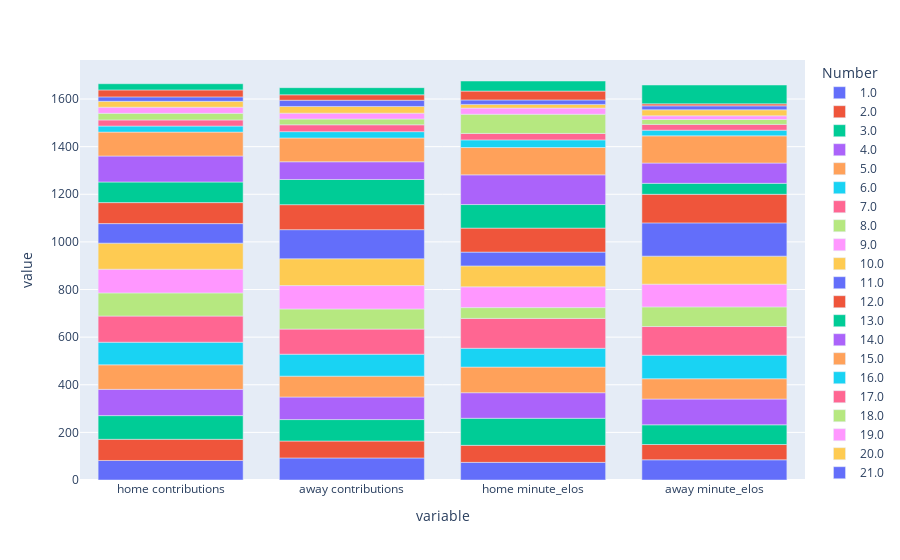

Notebook code for this chart:
### Code cell
long_players = all_players[['Number', 'home contributions', 'away contributions', 'home minute_elos', 'away minute_elos']].melt(id_vars = 'Number')
fig = px.bar(long_players, x="variable", y="value", color = 'Number')
fig.show()

### Figure 1 — Plotly figure (JSON) as saved in the notebook; plotly's stock layout.template omitted (floating-point values rounded to 4 significant figures)
{"data": [{"alignmentgroup": "True", "hovertemplate": "Number=1.0<br>variable=%{x}<br>value=%{y}<extra></extra>", "legendgroup": "1.0", "marker": {"color": "#636efa", "pattern": {"shape": ""}}, "name": "1.0", "offsetgroup": "1.0", "orientation": "v", "showlegend": true, "textposition": "auto", "type": "bar", "x": ["home contributions", "away contributions", "home minute_elos", "away minute_elos"], "xaxis": "x", "y": [82.03, 92.57, 74.07, 84.89], "yaxis": "y"}, {"alignmentgroup": "True", "hovertemplate": "Number=2.0<br>variable=%{x}<br>value=%{y}<extra></extra>", "legendgroup": "2.0", "marker": {"color": "#EF553B", "pattern": {"shape": ""}}, "name": "2.0", "offsetgroup": "2.0", "orientation": "v", "showlegend": true, "textposition": "auto", "type": "bar", "x": ["home contributions", "away contributions", "home minute_elos", "away minute_elos"], "xaxis": "x", "y": [88.9, 71.1, 71.49, 64.21], "yaxis": "y"}, {"alignmentgroup": "True", "hovertemplate": "Number=3.0<br>variable=%{x}<br>value=%{y}<extra></extra>", "legendgroup": "3.0", "marker": {"color": "#00cc96", "pattern": {"shape": ""}}, "name": "3.0", "offsetgroup": "3.0", "orientation": "v", "showlegend": true, "textposition": "auto", "type": "bar", "x": ["home contributions", "away contributions", "home minute_elos", "away minute_elos"], "xaxis": "x", "y": [99.49, 90.15, 113.7, 82.67], "yaxis": "y"}, {"alignmentgroup": "True", "hovertemplate": "Number=4.0<br>variable=%{x}<br>value=%{y}<extra></extra>", "legendgroup": "4.0", "marker": {"color": "#ab63fa", "pattern": {"shape": ""}}, "name": "4.0", "offsetgroup": "4.0", "orientation": "v", "showlegend": true, "textposition": "auto", "type": "bar", "x": ["home contributions", "away contributions", "home minute_elos", "away minute_elos"], "xaxis": "x", "y": [110.3, 94.72, 107.3, 108.3], "yaxis": "y"}, {"alignmentgroup": "True", "hovertemplate": "Number=5.0<br>variable=%{x}<br>value=%{y}<extra></extra>", "legendgroup": "5.0", "marker": {"color": "#FFA15A", "pattern": {"shape": ""}}, "name": "5.0", "offsetgroup": "5.0", "orientation": "v", "showlegend": true, "textposition": "auto", "type": "bar", "x": ["home contributions", "away contributions", "home minute_elos", "away minute_elos"], "xaxis": "x", "y": [103.1, 87.56, 107.6, 85.25], "yaxis": "y"}, {"alignmentgroup": "True", "hovertemplate": "Number=6.0<br>variable=%{x}<br>value=%{y}<extra></extra>", "legendgroup": "6.0", "marker": {"color": "#19d3f3", "pattern": {"shape": ""}}, "name": "6.0", "offsetgroup": "6.0", "orientation": "v", "showlegend": true, "textposition": "auto", "type": "bar", "x": ["home contributions", "away contributions", "home minute_elos", "away minute_elos"], "xaxis": "x", "y": [94.9, 92.23, 79.0, 98.9], "yaxis": "y"}, {"alignmentgroup": "True", "hovertemplate": "Number=7.0<br>variable=%{x}<br>value=%{y}<extra></extra>", "legendgroup": "7.0", "marker": {"color": "#FF6692", "pattern": {"shape": ""}}, "name": "7.0", "offsetgroup": "7.0", "orientation": "v", "showlegend": true, "textposition": "auto", "type": "bar", "x": ["home contributions", "away contributions", "home minute_elos", "away minute_elos"], "xaxis": "x", "y": [109.9, 105.3, 125.6, 120.4], "yaxis": "y"}, {"alignmentgroup": "True", "hovertemplate": "Number=8.0<br>variable=%{x}<br>value=%{y}<extra></extra>", "legendgroup": "8.0", "marker": {"color": "#B6E880", "pattern": {"shape": ""}}, "name": "8.0", "offsetgroup": "8.0", "orientation": "v", "showlegend": true, "textposition": "auto", "type": "bar", "x": ["home contributions", "away contributions", "home minute_elos", "away minute_elos"], "xaxis": "x", "y": [97.2, 84.67, 45.26, 82.43], "yaxis": "y"}, {"alignmentgroup": "True", "hovertemplate": "Number=9.0<br>variable=%{x}<br>value=%{y}<extra></extra>", "legendgroup": "9.0", "marker": {"color": "#FF97FF", "pattern": {"shape": ""}}, "name": "9.0", "offsetgroup": "9.0", "orientation": "v", "showlegend": true, "textposition": "auto", "type": "bar", "x": ["home contributions", "away contributions", "home minute_elos", "away minute_elos"], "xaxis": "x", "y": [99.65, 98.17, 87.17, 95.57], "yaxis": "y"}, {"alignmentgroup": "True", "hovertemplate": "Number=10.0<br>variable=%{x}<br>value=%{y}<extra></extra>", "legendgroup": "10.0", "marker": {"color": "#FECB52", "pattern": {"shape": ""}}, "name": "10.0", "offsetgroup": "10.0", "orientation": "v", "showlegend": true, "textposition": "auto", "type": "bar", "x": ["home contributions", "away contributions", "home minute_elos", "away minute_elos"], "xaxis": "x", "y": [109.4, 112.7, 87.95, 117.7], "yaxis": "y"}, {"alignmentgroup": "True", "hovertemplate": "Number=11.0<br>variable=%{x}<br>value=%{y}<extra></extra>", "legendgroup": "11.0", "marker": {"color": "#636efa", "pattern": {"shape": ""}}, "name": "11.0", "offsetgroup": "11.0", "orientation": "v", "showlegend": true, "textposition": "auto", "type": "bar", "x": ["home contributions", "away contributions", "home minute_elos", "away minute_elos"], "xaxis": "x", "y": [82.1, 122.2, 57.92, 139.6], "yaxis": "y"}, {"alignmentgroup": "True", "hovertemplate": "Number=12.0<br>variable=%{x}<br>value=%{y}<extra></extra>", "legendgroup": "12.0", "marker": {"color": "#EF553B", "pattern": {"shape": ""}}, "name": "12.0", "offsetgroup": "12.0", "orientation": "v", "showlegend": true, "textposition": "auto", "type": "bar", "x": ["home contributions", "away contributions", "home minute_elos", "away minute_elos"], "xaxis": "x", "y": [88.2, 105.1, 100.8, 120.1], "yaxis": "y"}, {"alignmentgroup": "True", "hovertemplate": "Number=13.0<br>variable=%{x}<br>value=%{y}<extra></extra>", "legendgroup": "13.0", "marker": {"color": "#00cc96", "pattern": {"shape": ""}}, "name": "13.0", "offsetgroup": "13.0", "orientation": "v", "showlegend": true, "textposition": "auto", "type": "bar", "x": ["home contributions", "away contributions", "home minute_elos", "away minute_elos"], "xaxis": "x", "y": [86.56, 105.7, 98.93, 46.23], "yaxis": "y"}, {"alignmentgroup": "True", "hovertemplate": "Number=14.0<br>variable=%{x}<br>value=%{y}<extra></extra>", "legendgroup": "14.0", "marker": {"color": "#ab63fa", "pattern": {"shape": ""}}, "name": "14.0", "offsetgroup": "14.0", "orientation": "v", "showlegend": true, "textposition": "auto", "type": "bar", "x": ["home contributions", "away contributions", "home minute_elos", "away minute_elos"], "xaxis": "x", "y": [109.1, 74.42, 124.7, 85.05], "yaxis": "y"}, {"alignmentgroup": "True", "hovertemplate": "Number=15.0<br>variable=%{x}<br>value=%{y}<extra></extra>", "legendgroup": "15.0", "marker": {"color": "#FFA15A", "pattern": {"shape": ""}}, "name": "15.0", "offsetgroup": "15.0", "orientation": "v", "showlegend": true, "textposition": "auto", "type": "bar", "x": ["home contributions", "away contributions", "home minute_elos", "away minute_elos"], "xaxis": "x", "y": [100.5, 100.0, 114.8, 114.3], "yaxis": "y"}, {"alignmentgroup": "True", "hovertemplate": "Number=16.0<br>variable=%{x}<br>value=%{y}<extra></extra>", "legendgroup": "16.0", "marker": {"color": "#19d3f3", "pattern": {"shape": ""}}, "name": "16.0", "offsetgroup": "16.0", "orientation": "v", "showlegend": true, "textposition": "auto", "type": "bar", "x": ["home contributions", "away contributions", "home minute_elos", "away minute_elos"], "xaxis": "x", "y": [25.32, 26.48, 32.06, 23.75], "yaxis": "y"}, {"alignmentgroup": "True", "hovertemplate": "Number=17.0<br>variable=%{x}<br>value=%{y}<extra></extra>", "legendgroup": "17.0", "marker": {"color": "#FF6692", "pattern": {"shape": ""}}, "name": "17.0", "offsetgroup": "17.0", "orientation": "v", "showlegend": true, "textposition": "auto", "type": "bar", "x": ["home contributions", "away contributions", "home minute_elos", "away minute_elos"], "xaxis": "x", "y": [25.63, 28.79, 27.04, 24.3], "yaxis": "y"}, {"alignmentgroup": "True", "hovertemplate": "Number=18.0<br>variable=%{x}<br>value=%{y}<extra></extra>", "legendgroup": "18.0", "marker": {"color": "#B6E880", "pattern": {"shape": ""}}, "name": "18.0", "offsetgroup": "18.0", "orientation": "v", "showlegend": true, "textposition": "auto", "type": "bar", "x": ["home contributions", "away contributions", "home minute_elos", "away minute_elos"], "xaxis": "x", "y": [27.76, 24.39, 80.56, 20.59], "yaxis": "y"}, {"alignmentgroup": "True", "hovertemplate": "Number=19.0<br>variable=%{x}<br>value=%{y}<extra></extra>", "legendgroup": "19.0", "marker": {"color": "#FF97FF", "pattern": {"shape": ""}}, "name": "19.0", "offsetgroup": "19.0", "orientation": "v", "showlegend": true, "textposition": "auto", "type": "bar", "x": ["home contributions", "away contributions", "home minute_elos", "away minute_elos"], "xaxis": "x", "y": [25.78, 24.47, 25.84, 15.5], "yaxis": "y"}, {"alignmentgroup": "True", "hovertemplate": "Number=20.0<br>variable=%{x}<br>value=%{y}<extra></extra>", "legendgroup": "20.0", "marker": {"color": "#FECB52", "pattern": {"shape": ""}}, "name": "20.0", "offsetgroup": "20.0", "orientation": "v", "showlegend": true, "textposition": "auto", "type": "bar", "x": ["home contributions", "away contributions", "home minute_elos", "away minute_elos"], "xaxis": "x", "y": [24.63, 28.17, 15.59, 25.27], "yaxis": "y"}, {"alignmentgroup": "True", "hovertemplate": "Number=21.0<br>variable=%{x}<br>value=%{y}<extra></extra>", "legendgroup": "21.0", "marker": {"color": "#636efa", "pattern": {"shape": ""}}, "name": "21.0", "offsetgroup": "21.0", "orientation": "v", "showlegend": true, "textposition": "auto", "type": "bar", "x": ["home contributions", "away contributions", "home minute_elos", "away minute_elos"], "xaxis": "x", "y": [18.7, 26.16, 18.74, 16.56], "yaxis": "y"}, {"alignmentgroup": "True", "hovertemplate": "Number=22.0<br>variable=%{x}<br>value=%{y}<extra></extra>", "legendgroup": "22.0", "marker": {"color": "#EF553B", "pattern": {"shape": ""}}, "name": "22.0", "offsetgroup": "22.0", "orientation": "v", "showlegend": true, "textposition": "auto", "type": "bar", "x": ["home contributions", "away contributions", "home minute_elos", "away minute_elos"], "xaxis": "x", "y": [29.32, 22.76, 37.12, 8.404], "yaxis": "y"}, {"alignmentgroup": "True", "hovertemplate": "Number=23.0<br>variable=%{x}<br>value=%{y}<extra></extra>", "legendgroup": "23.0", "marker": {"color": "#00cc96", "pattern": {"shape": ""}}, "name": "23.0", "offsetgroup": "23.0", "orientation": "v", "showlegend": true, "textposition": "auto", "type": "bar", "x": ["home contributions", "away contributions", "home minute_elos", "away minute_elos"], "xaxis": "x", "y": [25.92, 30.0, 42.39, 79.14], "yaxis": "y"}], "layout": {"barmode": "relative", "legend": {"title": {"text": "Number"}, "tracegroupgap": 0}, "margin": {"t": 60}, "xaxis": {"anchor": "y", "domain": [0, 1], "title": {"text": "variable"}}, "yaxis": {"anchor": "x", "domain": [0, 1], "title": {"text": "value"}}}}
